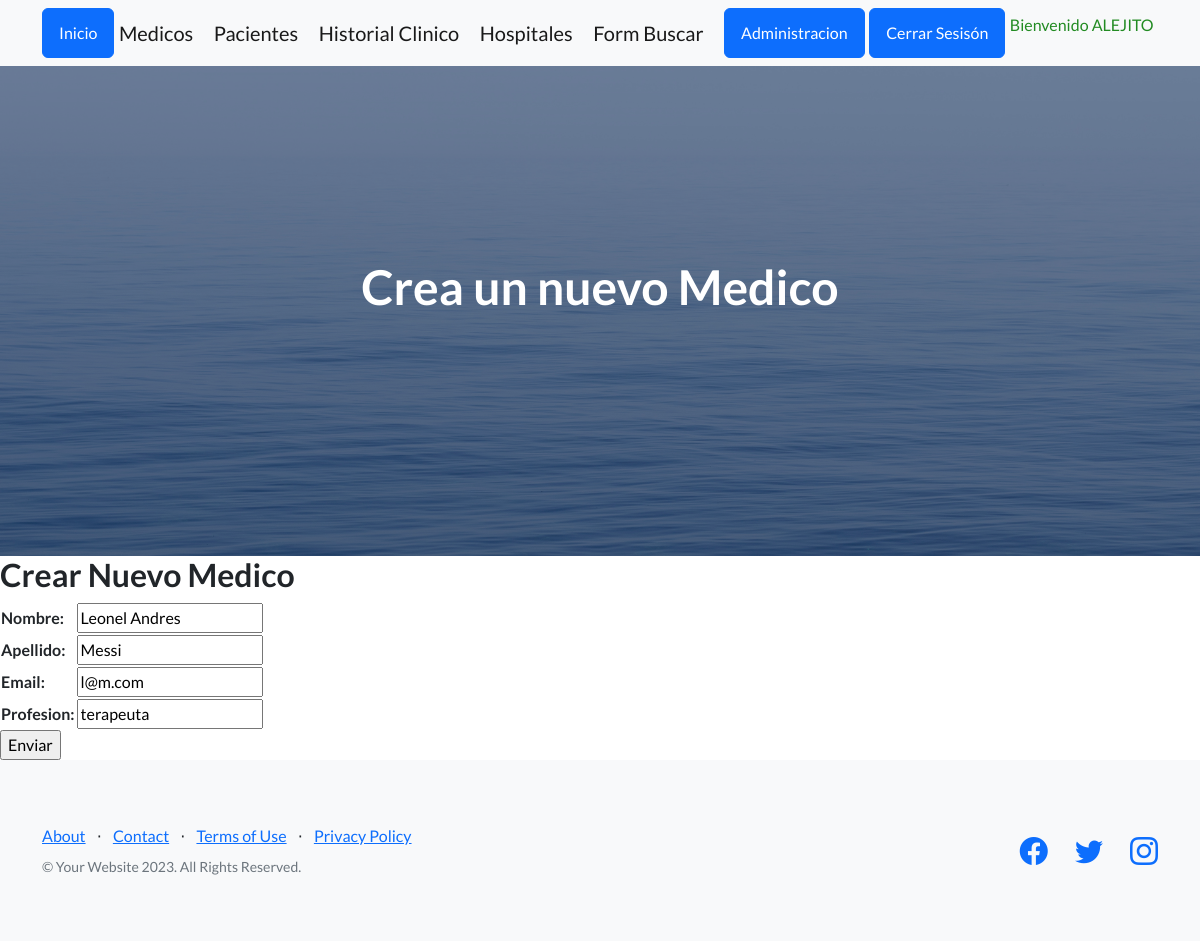
Screenshot of /aplicacion/update_medico/1/ (signed in) with the database file from the repository.
### aplicacion/models.py (models this page shows, shortened)
class Medico(models.Model):
    nombre = models.CharField(max_length=50)
    apellido = models.CharField(max_length=50)
    email = models.EmailField()
    profesion = models.CharField(max_length=50)

### aplicacion/views.py (the view)
# urls.py: path('update_medico/<id_medico>/', updateMedico, name="update_medico"),
@login_required
def updateMedico(request, id_medico):
    medico = Medico.objects.get(id=id_medico)
    if request.method == "POST":
        miForm = MedicoForm(request.POST)
        if miForm.is_valid():
            medico.nombre = miForm.cleaned_data.get('nombre')
            medico.apellido = miForm.cleaned_data.get('apellido')
            medico.email = miForm.cleaned_data.get('email')
            medico.profesion = miForm.cleaned_data.get('profesion')
            medico.save()
            return redirect(reverse_lazy('medicos')) # Redirecciona a la url'Medicos'
    else:
        miForm = MedicoForm(initial={'nombre':medico.nombre,
                                     'apellido': medico.apellido,
                                     'email': medico.email,
                                     'profesion': medico.profesion})
    return render(request, "aplicacion/medicoForm1.html", {'form': miForm})

### aplicacion/forms.py
class MedicoForm(forms.Form):
    nombre = forms.CharField(label="Nombre", max_length=40, required=True)
    apellido = forms.CharField(label="Apellido", max_length=40, required=True)
    email = forms.EmailField(label="Email", max_length=50, required=False)
    profesion = forms.CharField(label="Profesion", max_length=40, required=True)

### aplicacion/templates/aplicacion/medicoForm1.html (shortened to what this page needs)
{% extends 'aplicacion/base.html' %}
{% load static %}
{% block cabecera %}
    Crea un nuevo Medico
{% endblock cabecera %}
{% block contenido %}
<body>
    <h2>Crear Nuevo Medico</h2>
    <form action="" method="POST">
        <table>
            {{ form.as_table }}
        </table>
    <input type="submit" value="Enviar">
    </form>
</body>
{% endblock contenido %}

### aplicacion/templates/aplicacion/base.html (shortened to what this page needs)
<!DOCTYPE html>
<html lang="en">
    <head>
        {% load static %}
        <link href="https://cdn.jsdelivr.net/npm/bootstrap-icons@1.5.0/font/bootstrap-icons.css" rel="stylesheet" type="text/css" />
        <link rel="stylesheet" href="https://cdnjs.cloudflare.com/ajax/libs/font-awesome/6.4.0/css/all.min.css">
        <link href="{% static 'aplicacion/css/styles.css' %}" rel="stylesheet" />
    </head>
    <body>
        <nav class="navbar navbar-light bg-light static-top">
            <div class="container">
                <a class="btn btn-primary" href="{% url 'inicio' %}">Inicio</a>
                {% if user.is_authenticated %}
                <a class="navbar-brand" href="{% url 'medicos' %}">Medicos</a>
                <a class="navbar-brand" href="{% url 'pacientes' %}">Pacientes</a>
                <a class="navbar-brand" href="{% url 'historial_clinico' %}">Historial Clinico</a>
                <a class="navbar-brand" href="{% url 'hospital' %}">Hospitales</a>
                <a class="navbar-brand" href="{% url 'buscar_medico' %}">Form Buscar</a>
                <a class="btn btn-primary" href="{% url 'admin:index' %}">Administracion</a>
                <a class="btn btn-primary" href="{% url 'logout' %}">Cerrar Sesisón</a>
                <p style="color: forestgreen">Bienvenido {{ user.username|upper }}</p>
                {% else %}
                <a class="btn btn-success" href="{% url 'register' %}">Registrarme</a>
                <a class="btn btn-success" href="{% url 'login' %}">Iniciar Sesión</a>
                {% endif %}
            </div>
        </nav>
        <header class="masthead">
            <div class="container position-relative">
                <div class="row justify-content-center">
                    <div class="col-xl-6">
                        <div class="text-center text-white">
                            <h1 class="mb-5">
                                {% block cabecera %}{% endblock cabecera %}
                            </h1>
                        </div>
                    </div>
                </div>
            </div>
        </header>
        {% block contenido %}{% endblock contenido %}
        <footer class="footer bg-light">
            <div class="container">
                <div class="row">
                    <div class="col-lg-6 h-100 text-center text-lg-start my-auto">
                        <ul class="list-inline mb-2">
                            <li class="list-inline-item"><a href="#!">About</a></li>
                            <li class="list-inline-item">⋅</li>
                            <li class="list-inline-item"><a href="#!">Contact</a></li>
                            <li class="list-inline-item">⋅</li>
                            <li class="list-inline-item"><a href="#!">Terms of Use</a></li>
                            <li class="list-inline-item">⋅</li>
                            <li class="list-inline-item"><a href="#!">Privacy Policy</a></li>
                        </ul>
                        <p class="text-muted small mb-4 mb-lg-0">&copy; Your Website 2023. All Rights Reserved.</p>
                    </div>
                    <div class="col-lg-6 h-100 text-center text-lg-end my-auto">
                        <ul class="list-inline mb-0">
                            <li class="list-inline-item me-4">
                                <a href="#!"><i class="bi-facebook fs-3"></i></a>
                            </li>
                            <li class="list-inline-item me-4">
                                <a href="#!"><i class="bi-twitter fs-3"></i></a>
                            </li>
                            <li class="list-inline-item">
                                <a href="#!"><i class="bi-instagram fs-3"></i></a>
                            </li>
                        </ul>
                    </div>
                </div>
            </div>
        </footer>
    </body>
</html>

### rows the page displays
Medico: nombre "Leonel Andres", apellido "Messi", email "l@m.com", profesion "terapeuta"

### other values shown
{{ user.username|upper }} "ALEJITO"
